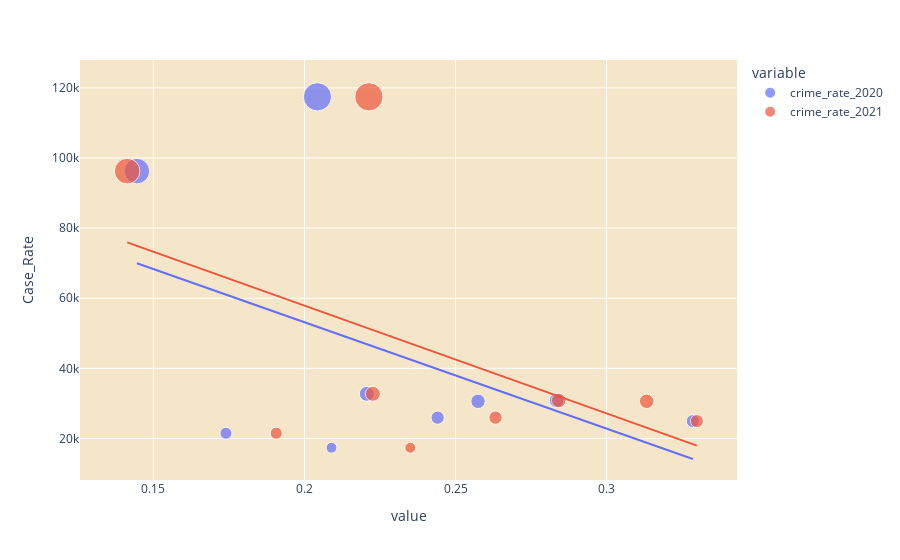

This figure's notebook cell:
### Code cell
px.scatter(crime_rate,
          x=['crime_rate_2020',	'crime_rate_2021'],
          y='Case_Rate',
          trendline='ols',
          size='Case_Rate')\
.update_layout(template=dict(layout=dict(plot_bgcolor='#f5e6ca')))

#With the case rate increases, the crime rate decreases

### Figure 1 — Plotly figure (JSON) as saved in the notebook; plotly's stock layout.template omitted (floating-point values rounded to 4 significant figures)
{"data": [{"hovertemplate": "variable=crime_rate_2020<br>value=%{x}<br>Case_Rate=%{marker.size}<extra></extra>", "legendgroup": "crime_rate_2020", "marker": {"color": "#636efa", "size": [24956, 30844, 30600, 25948, 32738, 17355, 117436, 21491, 96251], "sizemode": "area", "sizeref": 293.6, "symbol": "circle"}, "mode": "markers", "name": "crime_rate_2020", "orientation": "v", "showlegend": true, "type": "scatter", "x": [0.3286, 0.2834, 0.2575, 0.2441, 0.2206, 0.209, 0.2043, 0.174, 0.1445], "xaxis": "x", "y": [24956, 30844, 30600, 25948, 32738, 17355, 117436, 21491, 96251], "yaxis": "y"}, {"hovertemplate": "<b>OLS trendline</b><br>Case_Rate = -303299 * value + 113802<br>R<sup>2</sup>=0.220199<br><br>variable=crime_rate_2020<br>value=%{x}<br>Case_Rate=%{y} <b>(trend)</b><extra></extra>", "legendgroup": "crime_rate_2020", "marker": {"color": "#636efa", "symbol": "circle"}, "mode": "lines", "name": "crime_rate_2020", "showlegend": false, "type": "scatter", "x": [0.1445, 0.174, 0.2043, 0.209, 0.2206, 0.2441, 0.2575, 0.2834, 0.3286], "xaxis": "x", "y": [69960.0, 61030.0, 51840.0, 50430.0, 46890.0, 39770.0, 35720.0, 27830.0, 14150.0], "yaxis": "y"}, {"hovertemplate": "variable=crime_rate_2021<br>value=%{x}<br>Case_Rate=%{marker.size}<extra></extra>", "legendgroup": "crime_rate_2021", "marker": {"color": "#EF553B", "size": [24956, 30844, 30600, 25948, 32738, 17355, 117436, 21491, 96251], "sizemode": "area", "sizeref": 293.6, "symbol": "circle"}, "mode": "markers", "name": "crime_rate_2021", "orientation": "v", "showlegend": true, "type": "scatter", "x": [0.3299, 0.2842, 0.3133, 0.2632, 0.2226, 0.235, 0.2213, 0.1906, 0.1413], "xaxis": "x", "y": [24956, 30844, 30600, 25948, 32738, 17355, 117436, 21491, 96251], "yaxis": "y"}, {"hovertemplate": "<b>OLS trendline</b><br>Case_Rate = -307420 * value + 119379<br>R<sup>2</sup>=0.257189<br><br>variable=crime_rate_2021<br>value=%{x}<br>Case_Rate=%{y} <b>(trend)</b><extra></extra>", "legendgroup": "crime_rate_2021", "marker": {"color": "#EF553B", "symbol": "circle"}, "mode": "lines", "name": "crime_rate_2021", "showlegend": false, "type": "scatter", "x": [0.1413, 0.1906, 0.2213, 0.2226, 0.235, 0.2632, 0.2842, 0.3133, 0.3299], "xaxis": "x", "y": [75940.0, 60770.0, 51340.0, 50940.0, 47120.0, 38460.0, 32020.0, 23080.0, 17960.0], "yaxis": "y"}], "layout": {"legend": {"itemsizing": "constant", "title": {"text": "variable"}, "tracegroupgap": 0}, "margin": {"t": 60}, "xaxis": {"anchor": "y", "domain": [0, 1], "title": {"text": "value"}}, "yaxis": {"anchor": "x", "domain": [0, 1], "title": {"text": "Case_Rate"}}}}
